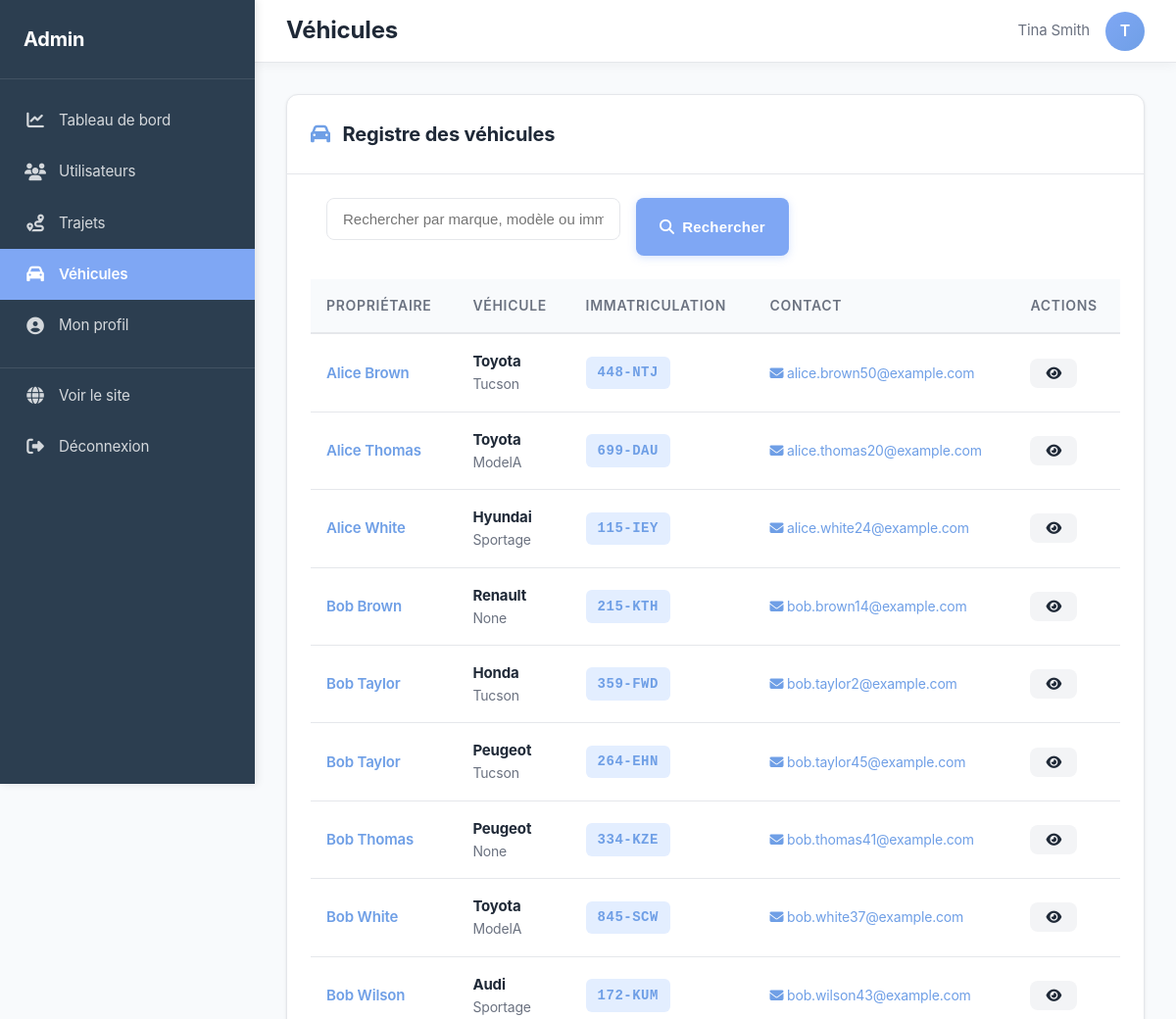
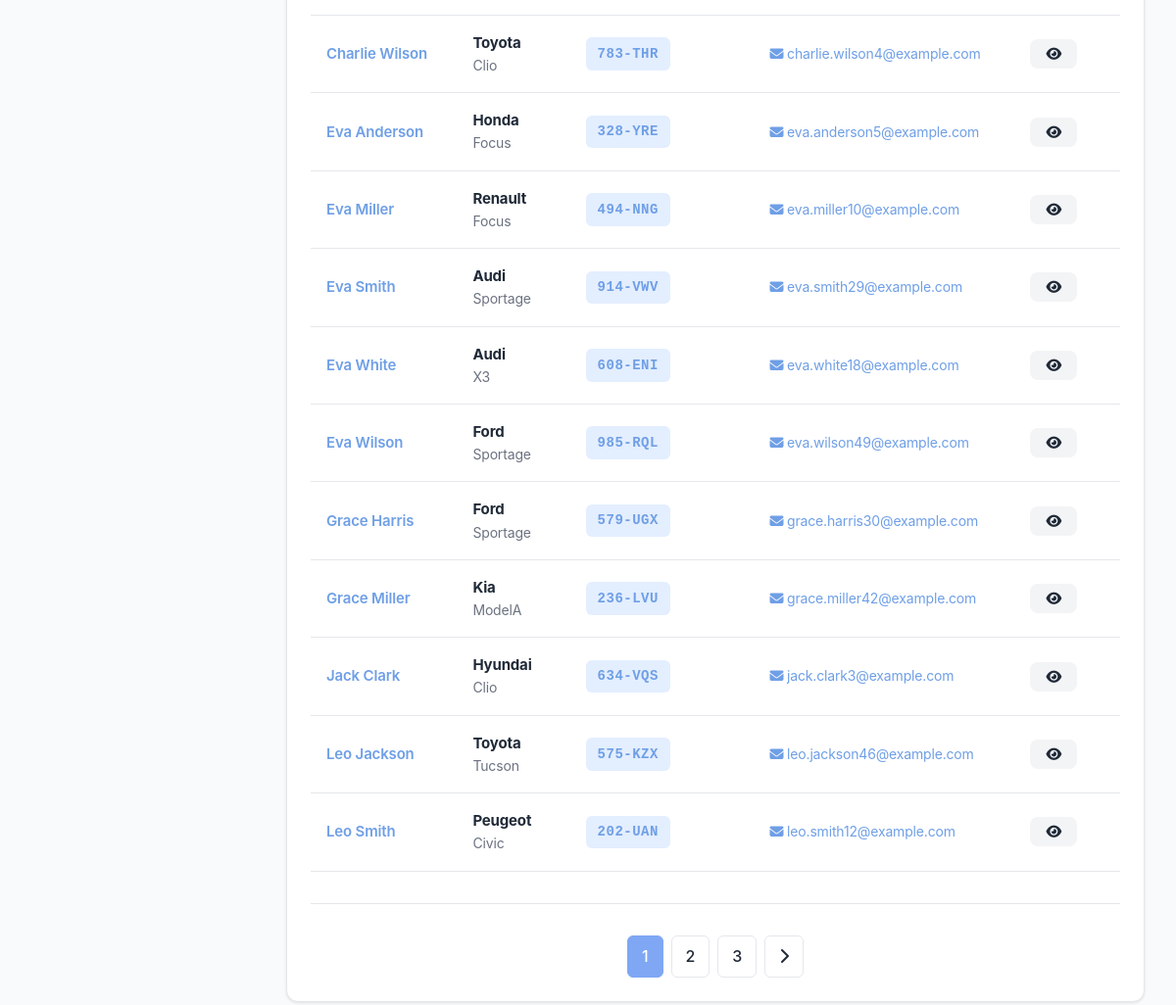
/index.php?action=admin_vehicles (signed in), run on the app's committed database (2 pictures, top to bottom).
### tables this page shows
CREATE TABLE `users` (
  `id` bigint(20) UNSIGNED NOT NULL,
  `first_name` varchar(255) DEFAULT NULL,
  `last_name` varchar(255) DEFAULT NULL,
  `birth_date` date DEFAULT NULL,
  `email` varchar(255) NOT NULL,
  `password_hash` varchar(255) NOT NULL,
  `is_admin` tinyint(1) DEFAULT '0',
  `is_verified_user` tinyint(1) DEFAULT '0',
  `car_brand` varchar(255) DEFAULT NULL,
  `car_model` varchar(255) DEFAULT NULL,
  `car_year` int(11) DEFAULT NULL,
  `car_plate` varchar(255) DEFAULT NULL,
  `car_is_verified` tinyint(1) DEFAULT '0',
  `created_at` timestamp NOT NULL DEFAULT CURRENT_TIMESTAMP,
  `global_rating` float DEFAULT NULL,
  `profile_picture_path` varchar(255) DEFAULT NULL,
  `car_crit_air` tinyint(4) DEFAULT NULL
);

### controller/AdminControllerUnified.php (called while the page is built, shortened)
<?php
require_once __DIR__ . '/../model/AdminModelEnhanced.php';
class AdminControllerUnified {
    private $model;
    public function __construct() {
        $this->model = new AdminModelEnhanced();
    }
    public function vehicles() {
        $page = isset($_GET['page']) ? (int)$_GET['page'] : 1;
        $search = isset($_GET['search']) ? trim($_GET['search']) : '';
        $limit = 20;
        $vehicles = $this->model->getVehicles($page, $limit, $search);
        $totalVehicles = $this->model->getVehiclesCount($search);
        $totalPages = ceil($totalVehicles / $limit);
        require_once __DIR__ . '/../view/admin/vehicles_content.php';
        require_once __DIR__ . '/../view/admin_layout.php';
    }
}

### config.php (called while the page is built, shortened)
<?php
function url($path = '') {
    $path = ltrim($path, '/');
    return BASE_URL . $path;
}

### model/Database.php (called while the page is built, shortened)
<?php
class Database {
    private static $db = null;
    private static $instance = null;
    public static function getInstance() {
        if (self::$instance === null) {
            self::$instance = new self();
        }
        return self::$instance;
    }
    public function getConnection() {
        include_once __DIR__ . '/../config.php';
        if (self::$db === null) {
            try {
                $dsn = "mysql:host=" . DB_HOST .
                       ";port=" . (defined('DB_PORT') ? DB_PORT : '3306') .
                       ";dbname=" . DB_NAME .
                       ";charset=utf8mb4";
                $options = [
                    PDO::ATTR_ERRMODE => PDO::ERRMODE_EXCEPTION,
                    PDO::ATTR_DEFAULT_FETCH_MODE => PDO::FETCH_ASSOC,
                    PDO::ATTR_EMULATE_PREPARES => false
                ];
                self::$db = new PDO($dsn, DB_USER, DB_PASS, $options);
            } catch (PDOException $e) {
                error_log("Erreur connexion BD: " . $e->getMessage());
                die("Erreur de connexion à la base de données. Veuillez réessayer plus tard.");
            }
        }
        return self::$db;
    }
    public static function getDb() {
        return self::getInstance()->getConnection();
    }
}

### model/AdminModelEnhanced.php (called while the page is built, shortened)
<?php
require_once __DIR__ . '/Database.php';
class AdminModelEnhanced {
    private $db;
    public function __construct() {
        $this->db = Database::getDb();
    }
    public function getVehicles($page = 1, $limit = 20, $search = '') {
        $offset = ($page - 1) * $limit;
        $sql = "SELECT
                    u.id as user_id,
                    u.car_brand,
                    u.car_model,
                    u.car_plate,
                    CONCAT(u.first_name, ' ', u.last_name) as owner_name,
                    u.email,
                    (SELECT COUNT(*) FROM carpoolings WHERE provider_id = u.id) as trip_count
                FROM users u
                WHERE u.is_admin = 0 AND u.car_brand IS NOT NULL";
        $params = [];
        $sql .= " ORDER BY u.first_name, u.last_name LIMIT ? OFFSET ?";
        $params[] = (int)$limit;
        $params[] = (int)$offset;
        $stmt = $this->db->prepare($sql);
        $stmt->execute($params);
        return $stmt->fetchAll(PDO::FETCH_ASSOC);
    }
    public function getVehiclesCount($search = '') {
        $sql = "SELECT COUNT(*) as total FROM users u WHERE u.is_admin = 0 AND u.car_brand IS NOT NULL";
        $params = [];
        $stmt = $this->db->prepare($sql);
        $stmt->execute($params);
        return $stmt->fetch(PDO::FETCH_ASSOC)['total'];
    }
}

### view/admin/vehicles_content.php (the view, shortened to what this page needs)
<div class="data-card">
    <div class="data-card-header">
        <h2 class="data-card-title">
            <i class="fas fa-car" style="margin-right: 0.5rem; color: #6f9fe6;"></i>
            Registre des véhicules
        </h2>
    </div>
    <div class="data-card-body">
        <form method="GET" action="<?= url('index.php') ?>" class="admin-filters">
            <input type="text"
                   name="search"
                   class="admin-search-input"
                   placeholder="Rechercher par marque, modèle ou immatriculation..."
                   value="<?= htmlspecialchars($search) ?>"
                   autocomplete="off"
                   data-autosuggest="vehicles">
            <button type="submit" class="btn btn-primary">
                <i class="fas fa-search"></i> Rechercher
            </button>
        </form>
        <?php if (empty($vehicles)): ?>
            <div class="empty-state">
                <div class="empty-state-icon"><i class="fas fa-car"></i></div>
                <div class="empty-state-title">Aucun véhicule trouvé</div>
                <p><?= !empty($search) ? 'Essayez avec d\'autres mots-clés' : 'Les véhicules apparaîtront ici' ?></p>
            </div>
        <?php else: ?>
            <table class="admin-table">
                <thead>
                    <tr>
                        <th>Propriétaire</th>
                        <th>Véhicule</th>
                        <th>Immatriculation</th>
                        <th>Contact</th>
                        <th>Actions</th>
                    </tr>
                </thead>
                <tbody>
                    <?php foreach ($vehicles as $vehicle): ?>
                        <tr>
                            <td>
                                <a href="<?= url('index.php?action=admin_user_details&id=' . $vehicle['user_id']) ?>"
                                   style="color: #6f9fe6; text-decoration: none; font-weight: 600;">
                                    <?= htmlspecialchars($vehicle['owner_name'] ?? 'N/A') ?>
                                </a>
                            </td>
                            <td>
                                <div>
                                    <strong><?= htmlspecialchars($vehicle['car_brand'] ?? 'N/A') ?></strong>
                                    <?php if (!empty($vehicle['car_model'])): ?>
                                        <div style="font-size: 0.875rem; color: #6b7280;">
                                            <?= htmlspecialchars($vehicle['car_model']) ?>
                                        </div>
                                    <?php endif; ?>
                                </div>
                            </td>
                            <td>
                                <?php if (!empty($vehicle['car_plate'])): ?>
                                    <span class="badge badge-info" style="font-family: monospace; font-size: 0.875rem;">
                                        <?= htmlspecialchars($vehicle['car_plate']) ?>
                                    </span>
                                <?php else: ?>
                                    <span style="color: #9ca3af; font-style: italic;">Non renseignée</span>
                                <?php endif; ?>
                            </td>
                            <td>
                                <a href="mailto:<?= htmlspecialchars($vehicle['email'] ?? '') ?>"
                                   style="color: #6f9fe6; text-decoration: none; font-size: 0.875rem;">
                                    <i class="fas fa-envelope"></i>
                                    <?= htmlspecialchars($vehicle['email'] ?? 'N/A') ?>
                                </a>
                            </td>
                            <td>
                                <a href="<?= url('index.php?action=admin_user_details&id=' . $vehicle['user_id']) ?>"
                                   class="btn btn-secondary btn-sm">
                                    <i class="fas fa-eye"></i>
                                </a>
                            </td>
                        </tr>
                    <?php endforeach; ?>
                </tbody>
            </table>
            <?php if ($totalPages > 1): ?>
                <div class="pagination">
                    <?php for ($i = 1; $i <= $totalPages; $i++): ?>
                        <?php if ($i === 1 || $i === $totalPages || abs($i - $page) <= 2): ?>
                            <a href="<?= url('index.php?action=admin_vehicles&page=' . $i . '&search=' . urlencode($search)) ?>"
                               class="<?= $i === $page ? 'active' : '' ?>">
                                <?= $i ?>
                            </a>
                        <?php elseif (abs($i - $page) === 3): ?>
                            <span>...</span>
                        <?php endif; ?>
                    <?php endfor; ?>
                    <?php if ($page < $totalPages): ?>
                        <a href="<?= url('index.php?action=admin_vehicles&page=' . ($page + 1) . '&search=' . urlencode($search)) ?>">
                            <i class="fas fa-chevron-right"></i>
                        </a>
                    <?php endif; ?>
                </div>
            <?php endif; ?>
        <?php endif; ?>
    </div>
</div>

### assets/styles/index.css (style rules this page uses)
* { box-sizing: border-box; }
body { font-family: 'Roboto', 'Inter', -apple-system, BlinkMacSystemFont, "Segoe UI", Arial, sans-serif; margin: 0; padding: 0; min-height: 100vh; display: flex; flex-direction: column; background: linear-gradient(180deg, #ffffff 0%, #f9fafb 100%); color: #1f2937; line-height: 1.6; letter-spacing: -0.01em; max-width: 100vw; overflow-x: hidden; -webkit-font-smoothing: antialiased; -moz-osx-font-smoothing: grayscale; }
a { text-decoration: none; color: inherit; }

### assets/styles/home.css (style rules this page uses)
a { text-decoration: none; color: inherit; }

### assets/styles/searchPage.css (style rules this page uses)
body { min-height: 100vh; display: flex; flex-direction: column; }

### assets/styles/form-enhancements.css (style rules this page uses)
.input-wrapper input { width: 100%; transition: all 0.3s cubic-bezier(0.4, 0, 0.2, 1); }
button[type="submit"]:not(:disabled) { position: relative; overflow: hidden; transition: all 0.3s ease; }
button[type="submit"]::before { content: ''; position: absolute; top: 50%; left: 50%; width: 0; height: 0; border-radius: 50%; background: rgba(255, 255, 255, 0.3); transform: translate(-50%, -50%); transition: width 0.6s, height 0.6s; }
input:valid:not(:placeholder-shown) { border-color: #28a745; }

### assets/styles/global-enhancements.css (style rules this page uses)
* { transition-timing-function: cubic-bezier(0.4, 0, 0.2, 1); }

### assets/styles/design-improvements.css (style rules this page uses)
button, .btn, input[type="submit"], input[type="button"] { font-weight: 700; letter-spacing: 0.2px; transition: all 0.3s cubic-bezier(0.4, 0, 0.2, 1); }
input[type="text"], input[type="email"], input[type="password"], input[type="number"], input[type="date"], input[type="time"], textarea, select { font-weight: 500; transition: all 0.3s cubic-bezier(0.4, 0, 0.2, 1); }
a { transition: all 0.2s cubic-bezier(0.4, 0, 0.2, 1); }
.badge, .pill { display: inline-flex; align-items: center; gap: 6px; padding: 6px 14px; border-radius: 20px; font-size: 12px; font-weight: 700; text-transform: uppercase; letter-spacing: 0.5px; backdrop-filter: blur(10px); animation: fadeInUp 0.4s ease-out; }

### assets/styles/custom-dialogs.css (style rules this page uses)
.btn-primary { background: linear-gradient(135deg, #7fa7f4 0%, #6f9fe6 100%); color: white; border-color: transparent; box-shadow: 0 2px 8px rgba(127, 167, 244, 0.3); }

### data on the page
users: owner_name "Alice Brown", car_brand "Toyota", car_model "Tucson", car_plate "448-NTJ", email "alice.brown50@example.com"
users: owner_name "Alice Thomas", car_brand "Toyota", car_model "ModelA", car_plate "699-DAU", email "alice.thomas20@example.com"
users: owner_name "Alice White", car_brand "Hyundai", car_model "Sportage", car_plate "115-IEY", email "alice.white24@example.com"
users: owner_name "Bob Brown", car_brand "Renault", car_model "None", car_plate "215-KTH", email "bob.brown14@example.com"
users: owner_name "Bob Taylor", car_brand "Honda", car_model "Tucson", car_plate "359-FWD", email "bob.taylor2@example.com"
users: owner_name "Bob Taylor", car_brand "Peugeot", car_model "Tucson", car_plate "264-EHN", email "bob.taylor45@example.com"
users: owner_name "Bob Thomas", car_brand "Peugeot", car_model "None", car_plate "334-KZE", email "bob.thomas41@example.com"
users: owner_name "Bob White", car_brand "Toyota", car_model "ModelA", car_plate "845-SCW", email "bob.white37@example.com"
users: owner_name "Bob Wilson", car_brand "Audi", car_model "Sportage", car_plate "172-KUM", email "bob.wilson43@example.com"
users: owner_name "Charlie Wilson", car_brand "Toyota", car_model "Clio", car_plate "783-THR", email "charlie.wilson4@example.com"
users: owner_name "Eva Anderson", car_brand "Honda", car_model "Focus", car_plate "328-YRE", email "eva.anderson5@example.com"
users: owner_name "Eva Miller", car_brand "Renault", car_model "Focus", car_plate "494-NNG", email "eva.miller10@example.com"
users: owner_name "Eva Smith", car_brand "Audi", car_model "Sportage", car_plate "914-VWV", email "eva.smith29@example.com"
users: owner_name "Eva White", car_brand "Audi", car_model "X3", car_plate "608-ENI", email "eva.white18@example.com"
users: owner_name "Eva Wilson", car_brand "Ford", car_model "Sportage", car_plate "985-RQL", email "eva.wilson49@example.com"
users: owner_name "Grace Harris", car_brand "Ford", car_model "Sportage", car_plate "579-UGX", email "grace.harris30@example.com"
users: owner_name "Grace Miller", car_brand "Kia", car_model "ModelA", car_plate "236-LVU", email "grace.miller42@example.com"
users: owner_name "Jack Clark", car_brand "Hyundai", car_model "Clio", car_plate "634-VQS", email "jack.clark3@example.com"
users: owner_name "Leo Jackson", car_brand "Toyota", car_model "Tucson", car_plate "575-KZX", email "leo.jackson46@example.com"
users: owner_name "Leo Smith", car_brand "Peugeot", car_model "Civic", car_plate "202-UAN", email "leo.smith12@example.com"

### other printed values
$pageTitle "Véhicules"
$_SESSION['user_name'] "Tina Smith"
substr($_SESSION['user_name'] ?? 'A', 0, 1) "T"
